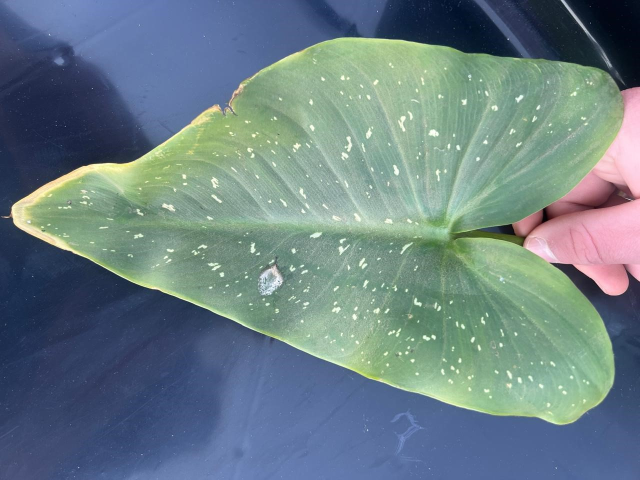
#> input picture Individual_Code/Jacques Van Niekerk/images/img.jpg, 1280 x 960 px (shown at 1/2 size)
$ python foreground.py
#> lines starting #> are read from the running program, lines starting #| are printed output that depends on the picture
# Python program to illustrate foreground extraction using GrabCut algorithm

# organize imports
import numpy as np
import cv2
from matplotlib import pyplot as plt

# path to input image specified and
# image is loaded with imread command
image = cv2.imread('images/img.jpg')
#> image is the input picture: shape (960, 1280, 3); mean B, G, R 132.7, 127.5, 106.8

# create a simple mask image similar
# to the loaded image, with the
# shape and return type
mask = np.zeros(image.shape[:2], np.uint8)

# specify the background and foreground model
# using numpy the array is constructed of 1 row
# and 65 columns, and all array elements are 0
# Data type for the array is np.float64 (default)
backgroundModel = np.zeros((1, 65), np.float64)
foregroundModel = np.zeros((1, 65), np.float64)

# define the Region of Interest (ROI)
# as the coordinates of the rectangle
# where the values are entered as
# (startingPoint_x, startingPoint_y, width, height)
# these coordinates are according to the input image
# it may vary for different images
rectangle = (0, 100, 1280, 960)

# apply the grabcut algorithm with appropriate
# values as parameters, number of iterations = 3
# cv2.GC_INIT_WITH_RECT is used because
# of the rectangle mode is used
cv2.grabCut(image, mask, rectangle,
			backgroundModel, foregroundModel,
			3, cv2.GC_INIT_WITH_RECT)

# In the new mask image, pixels will
# be marked with four flags
# four flags denote the background / foreground
# mask is changed, all the 0 and 2 pixels
# are converted to the background
# mask is changed, all the 1 and 3 pixels
# are now the part of the foreground
# the return type is also mentioned,
# this gives us the final mask
mask2 = np.where((mask == 2)|(mask == 0), 0, 1).astype('uint8')

# The final mask is multiplied with
# the input image to give the segmented image.
image_segmented = image * mask2[:, :, np.newaxis]
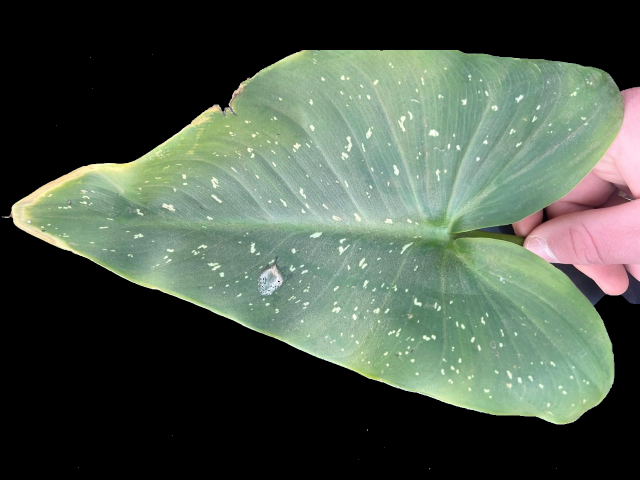
#> image_segmented: shape (960, 1280, 3) (shown at 1/2 size); mean B, G, R 73.7, 86.7, 74.6

# output segmented image with colorbar
plt.subplot(1, 2, 1)
plt.title('Original Image')
plt.imshow(cv2.cvtColor(image, cv2.COLOR_BGR2RGB))
plt.axis('off')

# Display the segmented image
plt.subplot(1, 2, 2)
plt.title('Segmented Image')
plt.imshow(cv2.cvtColor(image_segmented, cv2.COLOR_BGR2RGB))
plt.axis('off')

plt.show()
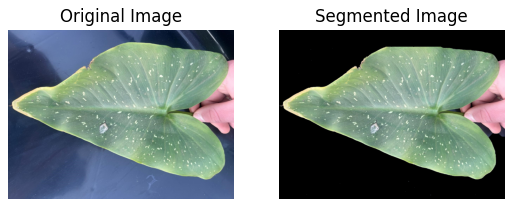
#> figure drawn by matplotlib, 2 panels
